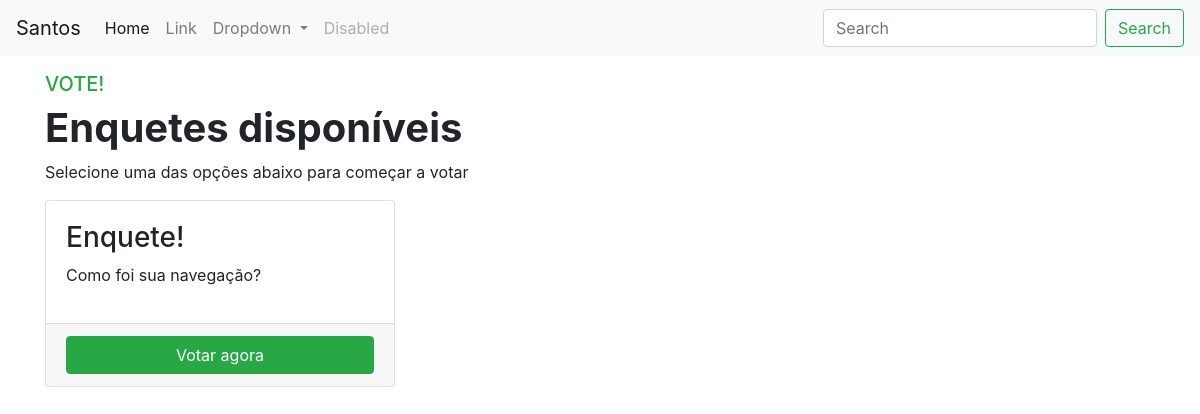
/polls/, run on an earlier commit of the app's database.
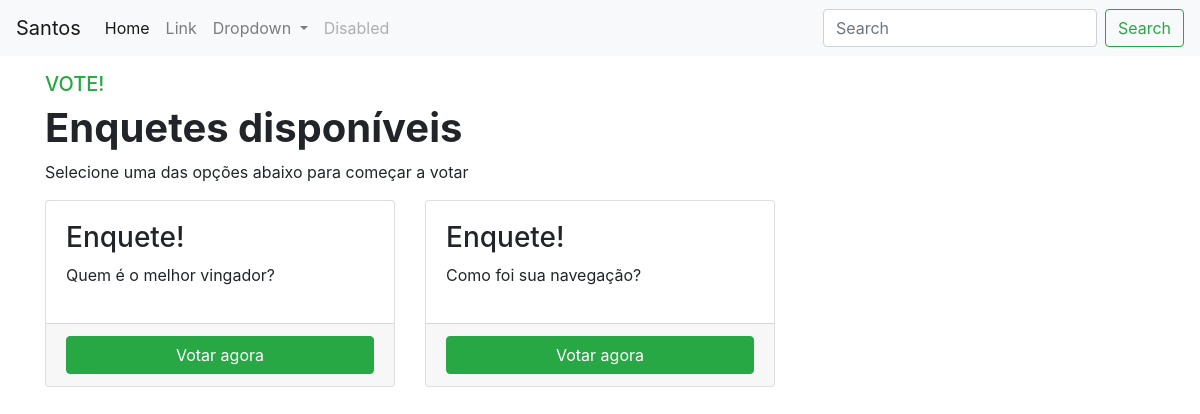
And on a later commit of the database.
### polls/models.py (models this page shows, shortened)
class Question(models.Model):
    question_text = models.CharField(max_length=256)
    pub_date = models.DateTimeField('date published')
    def was_published_recently(self):
        now = timezone.now()
        return now - datetime.timedelta(days=1) <= self.pub_date <= now
    was_published_recently.admin_order_field = 'pub_date'
    was_published_recently.boolean = True
    was_published_recently.short_description = 'Published recently?'

### polls/views.py (the view)
# urls.py: path('', views.IndexView.as_view(), name='index'),
class IndexView(generic.ListView):
    template_name = 'polls/index.html'
    context_object_name= 'latest_question_list'
    def get_queryset(self):
        return Question.objects.order_by('-pub_date')[:5]

### polls/templates/polls/index.html
{% extends 'polls/base.html' %}
{% block content %}
    <main class="container mt-3 mb-3">
        <h5 class="text-success">VOTE!</h5>
        <h1><strong> Enquetes disponíveis </strong></h1>
        <p> Selecione uma das opções abaixo para começar a votar </p>
        {% if latest_question_list %}
            <div class="row">
                {% for question in latest_question_list %}
                    <div class="col-md-4">
                        <div class="card">
                            <div class="card-body">
                                <h3>Enquete!</h3>
                                <p>{{ question.question_text }}</p>
                            </div>
                            <div class="card-footer">
                                <a href="{% url 'polls:detail' question.id %}" class="btn btn-success btn-block">Votar agora</a>
                            </div>
                        </div>
                    </div>
                {% endfor %}
            </div>
            {% else %}
                <p>No polls are available</p>
            {% endif %}
        </main>
{% endblock %}

What changed in the data, as far as the page shows it:
added Question: question_text "Quem é o melhor vingador?"
